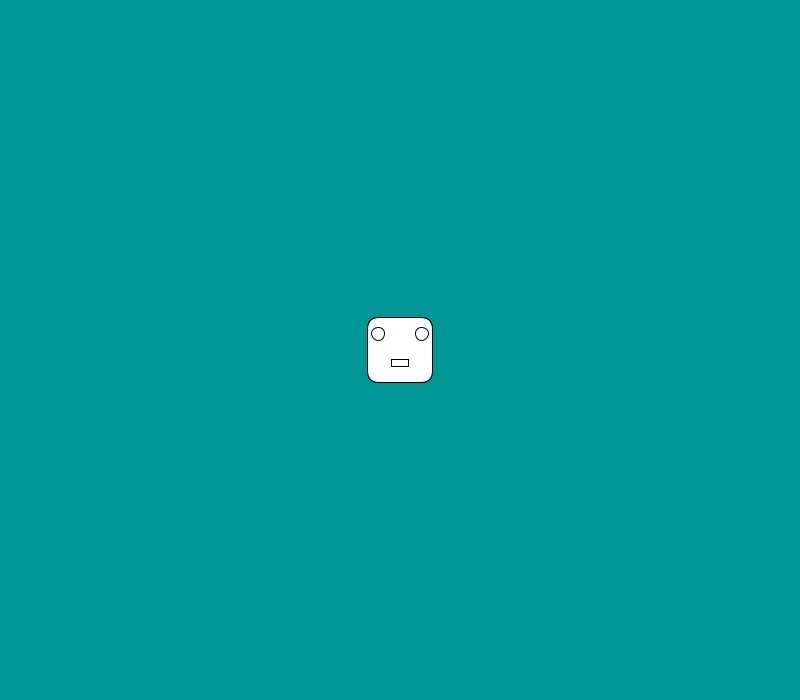
Frame 1 (no input)
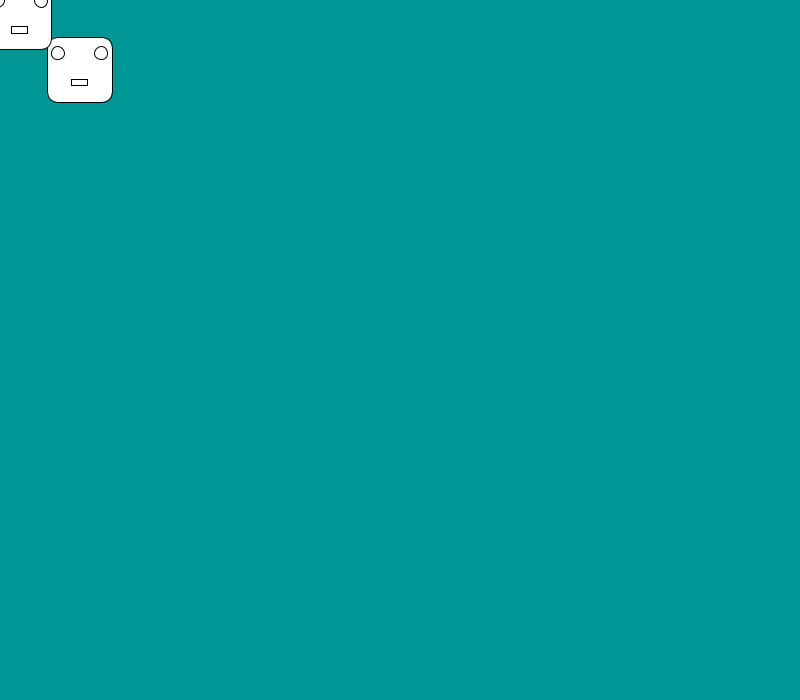
Frame 60 (the mouse pressed at the canvas centre just before this capture)
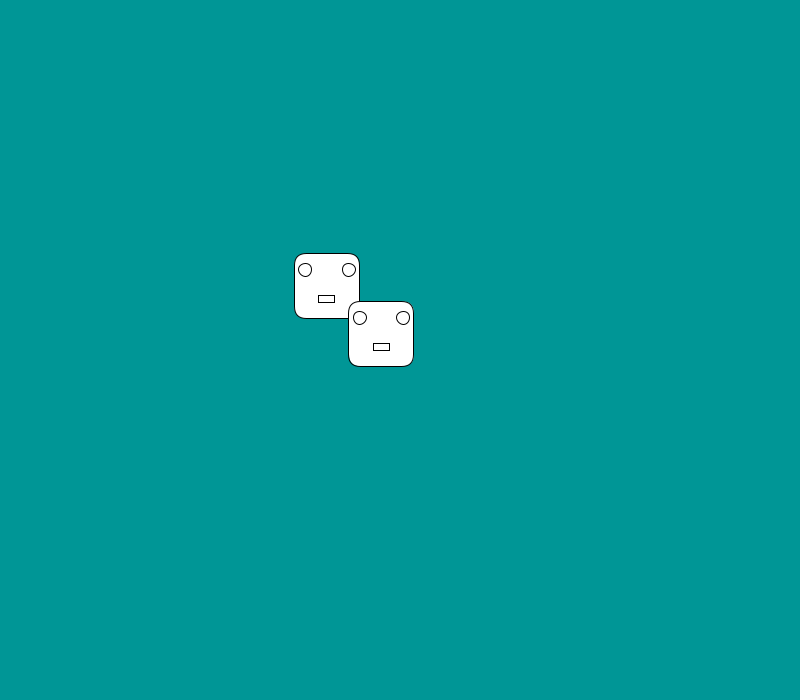
Frame 120 (the mouse held since frame 60 and released just before this capture)

The Processing sketch that drew these frames (run headless with seeded random() and noise(); from frame 60 on, the mouse is pressed at the canvas centre):

// Processing sketch: robotThing
// ── robotThing.pde
Robot XD001, XD002;

void setup() {
  size(800, 700);
  rectMode(CENTER);

  XD001 = new Robot(100);
  XD002 = new Robot(100);
}

void draw() {  
  background(0, 150, 150);


  XD002.drawRobot();
  XD002.easeTowards(XD001.x, XD001.y);
  XD001.drawRobot();
  XD001.easeTowards(mouseX, mouseY);
}


// ── robotClass.pde
class Robot {
  float wHead = 50;
  float x, y;
  
  Robot(float headWidth){
    wHead = headWidth;
    x = width/2;
    y = height/2;
  }
  
  void easeTowards(float x_, float y_){
    float easing = 0.05;
    x = x * (1-easing) + x_ * easing;
    y = y * (1-easing) + y_ * easing;
  }
  void drawRobot() {
    pushMatrix();
    translate(x, y);
    //draw Head
    float wHead = 65;
    float hHead = 65;
    float rHead = wHead/5;

    rect(0, 0, wHead, hHead, 12, 12, 12, 12);

    //draw Eyes
    float eyeDiameter = wHead /5;
    ellipse(-wHead/3, -hHead/4, eyeDiameter, eyeDiameter);
    ellipse(wHead/3, -hHead/4, eyeDiameter, eyeDiameter);

    //draw mouth
    float wMouth = wHead * 0.25;
    float hMouth = hHead * 0.1;
    rect(0, hHead/5, wMouth, hMouth);
  popMatrix();
}
}
